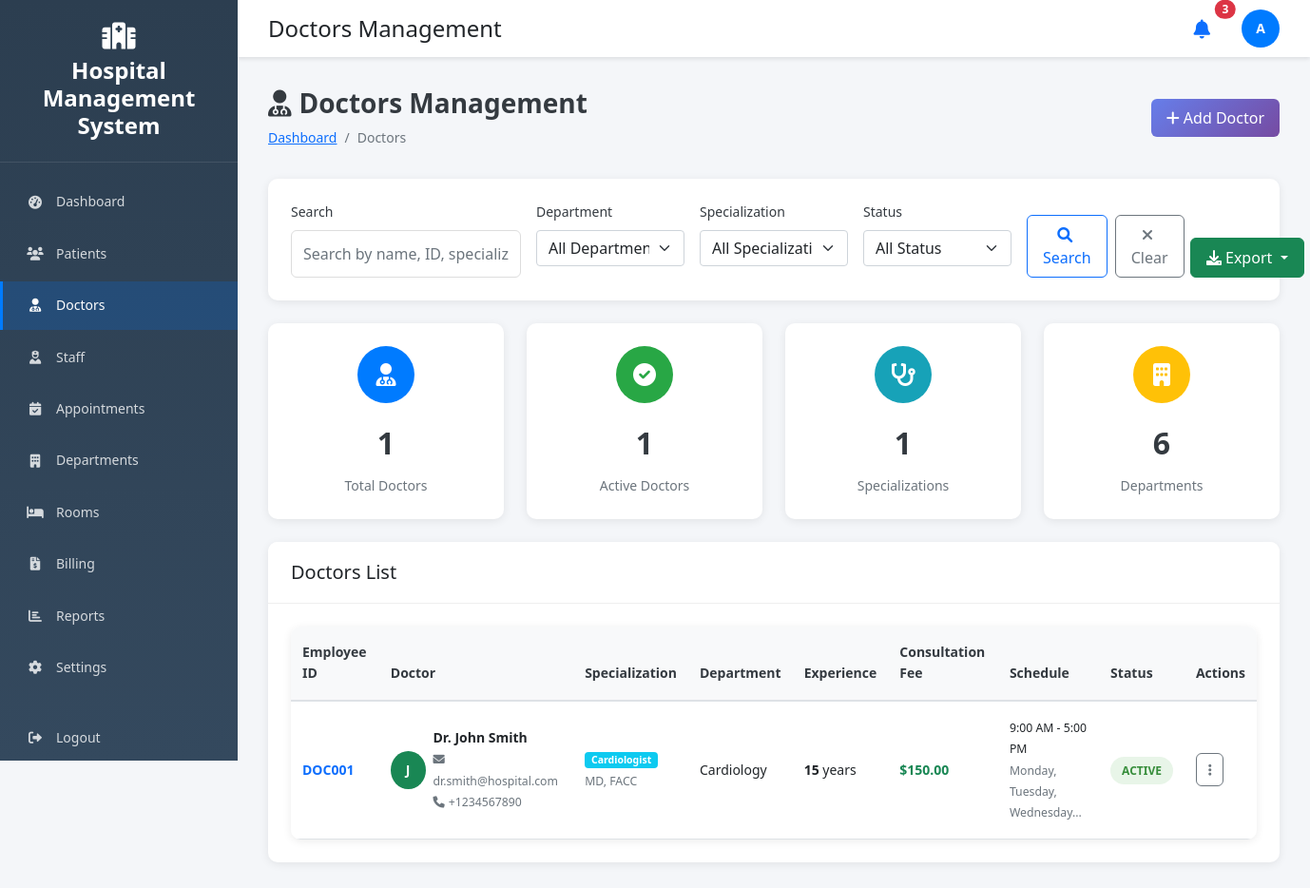
Page /admin/doctors.php (signed in) on the committed database.
### tables this page shows
CREATE TABLE doctors (
    id INT AUTO_INCREMENT PRIMARY KEY,
    user_id INT,
    employee_id VARCHAR(20) UNIQUE NOT NULL,
    first_name VARCHAR(50) NOT NULL,
    last_name VARCHAR(50) NOT NULL,
    phone VARCHAR(15),
    email VARCHAR(100),
    specialization VARCHAR(100),
    department_id INT,
    qualification TEXT,
    experience_years INT,
    consultation_fee DECIMAL(10,2),
    schedule_start TIME DEFAULT '09:00:00',
    schedule_end TIME DEFAULT '17:00:00',
    available_days SET('Monday','Tuesday','Wednesday','Thursday','Friday','Saturday','Sunday'),
    created_at TIMESTAMP DEFAULT CURRENT_TIMESTAMP,
    updated_at TIMESTAMP DEFAULT CURRENT_TIMESTAMP ON UPDATE CURRENT_TIMESTAMP,
    FOREIGN KEY (user_id) REFERENCES users(id) ON DELETE SET NULL,
    FOREIGN KEY (department_id) REFERENCES departments(id) ON DELETE SET NULL
);

CREATE TABLE departments (
    id INT AUTO_INCREMENT PRIMARY KEY,
    name VARCHAR(100) NOT NULL,
    description TEXT,
    head_doctor_id INT,
    created_at TIMESTAMP DEFAULT CURRENT_TIMESTAMP,
    updated_at TIMESTAMP DEFAULT CURRENT_TIMESTAMP ON UPDATE CURRENT_TIMESTAMP
);

### includes/config.php (called while the page is built, shortened)
<?php
class Database {
    private $host = DB_HOST;
    private $user = DB_USER;
    private $pass = DB_PASS;
    private $dbname = DB_NAME;
    private $dbh;
    private $stmt;
    public function __construct() {
        $dsn = 'mysql:host=' . $this->host . ';dbname=' . $this->dbname . ';charset=utf8mb4';
        $options = array(
            PDO::ATTR_PERSISTENT => true,
            PDO::ATTR_ERRMODE => PDO::ERRMODE_EXCEPTION,
            PDO::ATTR_DEFAULT_FETCH_MODE => PDO::FETCH_ASSOC
        );
        try {
            $this->dbh = new PDO($dsn, $this->user, $this->pass, $options);
        } catch(PDOException $e) {
            $this->error = $e->getMessage();
            die('Database connection failed: ' . $this->error);
        }
    }
    public function query($sql) {
        $this->stmt = $this->dbh->prepare($sql);
        return $this;
    }
    public function execute() {
        return $this->stmt->execute();
    }
    public function resultSet() {
        $this->execute();
        return $this->stmt->fetchAll();
    }
    public function single() {
        $this->execute();
        return $this->stmt->fetch();
    }
}
$db = new Database();
function format_time($time, $format = 'g:i A') {
    return date($format, strtotime($time));
}
?>

### admin/doctors.php (the view, shortened to what this page needs)
<?php
require_once '../includes/config.php';
$search = $_GET['search'] ?? '';
$page = (int)($_GET['page'] ?? 1);
$per_page = 10;
$offset = ($page - 1) * $per_page;
$conditions = [];
$where_clause = !empty($conditions) ? 'WHERE ' . implode(' AND ', $conditions) : '';
$count_query = "SELECT COUNT(*) as total FROM doctors d JOIN users u ON d.user_id = u.id LEFT JOIN departments dept ON d.department_id = dept.id {$where_clause}";
$db->query($count_query);
$total_doctors = $db->single()['total'];
$doctors_query = "
    SELECT d.*, u.username, u.email as user_email, u.status as user_status, u.created_at as registered_date,
           dept.name as department_name
    FROM doctors d
    JOIN users u ON d.user_id = u.id
    LEFT JOIN departments dept ON d.department_id = dept.id
    {$where_clause}
    ORDER BY d.created_at DESC
    LIMIT {$per_page} OFFSET {$offset}
";
$db->query($doctors_query);
$doctors = $db->resultSet();
$db->query('SELECT * FROM departments ORDER BY name');
$departments = $db->resultSet();
$db->query('SELECT DISTINCT specialization FROM doctors WHERE specialization IS NOT NULL AND specialization != "" ORDER BY specialization');
$specializations = $db->resultSet();
include '../includes/header.php';
?>
<div class="page-title">
    <div class="d-flex justify-content-between align-items-center">
        <div>
            <h1><i class="fas fa-user-md me-2"></i>Doctors Management</h1>
            <nav aria-label="breadcrumb">
                <ol class="breadcrumb">
                    <li class="breadcrumb-item"><a href="dashboard.php">Dashboard</a></li>
                    <li class="breadcrumb-item active">Doctors</li>
                </ol>
            </nav>
        </div>
        <div>
            <button type="button" class="btn btn-primary" data-bs-toggle="modal" data-bs-target="#addDoctorModal">
                <i class="fas fa-plus me-1"></i>Add Doctor
            </button>
        </div>
    </div>
</div>
<div class="card mb-4">
    <div class="card-body">
        <form method="GET" class="row g-3">
            <div class="col-md-3">
                <label for="search" class="form-label">Search</label>
                <input type="text" class="form-control" id="search" name="search"
                       placeholder="Search by name, ID, specialization"
                       value="<?php echo htmlspecialchars($search); ?>">
            </div>
            <div class="col-md-2">
                <label for="department" class="form-label">Department</label>
                <select class="form-select" id="department" name="department">
                    <option value="">All Departments</option>
                </select>
            </div>
            <div class="col-md-2">
                <label for="specialization" class="form-label">Specialization</label>
                <select class="form-select" id="specialization" name="specialization">
                    <option value="">All Specializations</option>
                </select>
            </div>
            <div class="col-md-2">
                <label for="status" class="form-label">Status</label>
                <select class="form-select" id="status" name="status">
                    <option value="">All Status</option>
                </select>
            </div>
            <div class="col-md-2 d-flex align-items-end">
                <button type="submit" class="btn btn-outline-primary me-2">
                    <i class="fas fa-search me-1"></i>Search
                </button>
                <a href="doctors.php" class="btn btn-outline-secondary">
                    <i class="fas fa-times me-1"></i>Clear
                </a>
            </div>
            <div class="col-md-1 d-flex align-items-end">
                <div class="dropdown">
                    <button type="button" class="btn btn-success dropdown-toggle" data-bs-toggle="dropdown">
                        <i class="fas fa-download me-1"></i>Export
                    </button>
                </div>
            </div>
        </form>
    </div>
</div>
<div class="row mb-4">
    <div class="col-md-3">
        <div class="stats-card">
            <div class="stats-icon primary">
                <i class="fas fa-user-md"></i>
            </div>
            <div class="stats-number"><?php echo number_format($total_doctors); ?></div>
            <div class="stats-label">Total Doctors</div>
        </div>
    </div>
    <div class="col-md-3">
        <div class="stats-card">
            <?php
            $active_count = 0;
            foreach ($doctors as $d) {
                if ($d['user_status'] === 'active') $active_count++;
            }
            ?>
            <div class="stats-icon success">
                <i class="fas fa-check-circle"></i>
            </div>
            <div class="stats-number"><?php echo $active_count; ?></div>
            <div class="stats-label">Active Doctors</div>
        </div>
    </div>
    <div class="col-md-3">
        <div class="stats-card">
            <?php
            $specialization_count = count($specializations);
            ?>
            <div class="stats-icon info">
                <i class="fas fa-stethoscope"></i>
            </div>
            <div class="stats-number"><?php echo $specialization_count; ?></div>
            <div class="stats-label">Specializations</div>
        </div>
    </div>
    <div class="col-md-3">
        <div class="stats-card">
            <?php
            $departments_count = count($departments);
            ?>
            <div class="stats-icon warning">
                <i class="fas fa-building"></i>
            </div>
            <div class="stats-number"><?php echo $departments_count; ?></div>
            <div class="stats-label">Departments</div>
        </div>
    </div>
</div>
<div class="card">
    <div class="card-header">
        <h5 class="mb-0">Doctors List</h5>
    </div>
    <div class="card-body">
        <?php if (empty($doctors)): ?>
            <div class="text-center py-5">
                <i class="fas fa-user-md fa-4x text-muted mb-3"></i>
                <h4 class="text-muted">No doctors found</h4>
                <p class="text-muted">Get started by adding your first doctor.</p>
                <button type="button" class="btn btn-primary" data-bs-toggle="modal" data-bs-target="#addDoctorModal">
                    <i class="fas fa-plus me-1"></i>Add Doctor
                </button>
            </div>
        <?php else: ?>
            <div class="table-responsive">
                <table class="table table-hover">
                    <thead>
                        <tr>
                            <th>Employee ID</th>
                            <th>Doctor</th>
                            <th>Specialization</th>
                            <th>Department</th>
                            <th>Experience</th>
                            <th>Consultation Fee</th>
                            <th>Schedule</th>
                            <th>Status</th>
                            <th>Actions</th>
                        </tr>
                    </thead>
                    <tbody>
                        <?php foreach ($doctors as $doctor): ?>
                            <tr>
                                <td>
                                    <strong class="text-primary"><?php echo htmlspecialchars($doctor['employee_id']); ?></strong>
                                </td>
                                <td>
                                    <div class="d-flex align-items-center">
                                        <div class="user-avatar bg-success me-2">
                                            <?php echo strtoupper(substr($doctor['first_name'], 0, 1)); ?>
                                        </div>
                                        <div>
                                            <div class="fw-bold">
                                                Dr. <?php echo htmlspecialchars($doctor['first_name'] . ' ' . $doctor['last_name']); ?>
                                            </div>
                                            <small class="text-muted">
                                                <i class="fas fa-envelope me-1"></i><?php echo htmlspecialchars($doctor['email']); ?>
                                            </small>
                                            <br>
                                            <small class="text-muted">
                                                <i class="fas fa-phone me-1"></i><?php echo htmlspecialchars($doctor['phone']); ?>
                                            </small>
                                        </div>
                                    </div>
                                </td>
                                <td>
                                    <span class="badge bg-info">
                                        <?php echo htmlspecialchars($doctor['specialization']); ?>
                                    </span>
                                    <?php if ($doctor['qualification']): ?>
                                        <br><small class="text-muted"><?php echo htmlspecialchars($doctor['qualification']); ?></small>
                                    <?php endif; ?>
                                </td>
                                <td>
                                    <?php echo $doctor['department_name'] ? htmlspecialchars($doctor['department_name']) : '<span class="text-muted">Not assigned</span>'; ?>
                                </td>
                                <td>
                                    <strong><?php echo $doctor['experience_years']; ?></strong> years
                                </td>
                                <td>
                                    <strong class="text-success">$<?php echo number_format($doctor['consultation_fee'], 2); ?></strong>
                                </td>
                                <td>
                                    <small>
                                        <?php echo format_time($doctor['schedule_start']); ?> -
                                        <?php echo format_time($doctor['schedule_end']); ?>
                                    </small>
                                    <?php if ($doctor['available_days']): ?>
                                        <br><small class="text-muted">
                                            <?php
                                            $days = explode(',', $doctor['available_days']);
                                            echo implode(', ', array_slice($days, 0, 3));
                                            if (count($days) > 3) echo '...';
                                            ?>
                                        </small>
                                    <?php endif; ?>
                                </td>
                                <td>
                                    <?php if ($doctor['user_status'] === 'active'): ?>
                                        <span class="status-badge status-active">Active</span>
                                    <?php else: ?>
                                        <span class="status-badge status-inactive">Inactive</span>
                                    <?php endif; ?>
                                </td>
                                <td>
                                    <div class="dropdown">
                                        <button class="btn btn-sm btn-outline-secondary" data-bs-toggle="dropdown">
                                            <i class="fas fa-ellipsis-v"></i>
                                        </button>
                                    </div>
                                </td>
                            </tr>
                        <?php endforeach; ?>
                    </tbody>
                </table>
            </div>
        <?php endif; ?>
    </div>
</div>
<?php include '../includes/footer.php'; ?>

### rows in the picture
doctors: employee "DOC001", first_name "J", first_name+last_name "John Smith", email "dr.smith@hospital.com", phone "+1234567890", specialization "Cardiologist", qualification "MD, FACC", department.name "Cardiology", experience_years "15", consultation_fee "150.00", schedule_start "9:00 AM", schedule_end "5:00 PM", available_days "Monday, Tuesday, Wednesday"

### other values in the picture
SITE_NAME "Hospital Management System"
$item['text'] "Dashboard"
$item['text'] "Patients"
$item['text'] "Doctors"
$item['text'] "Staff"
$item['text'] "Appointments"
$item['text'] "Departments"
$item['text'] "Rooms"
$item['text'] "Billing"
$item['text'] "Reports"
$item['text'] "Settings"
$page_title "Doctors Management"
substr($_SESSION['username'], 0, 1) "A"
$total_doctors "1"
$active_count "1"
